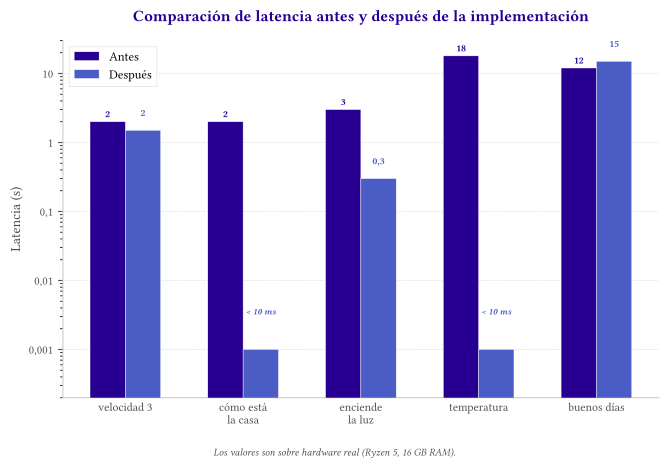

Python code for this plot:
#!/usr/bin/env python3
"""Genera fig_9_1_latencia.pdf — barras agrupadas de latencia antes/después."""

import os
import matplotlib
matplotlib.use('Agg')
import matplotlib.pyplot as plt
import numpy as np

OUTPUT_DIR = os.path.dirname(os.path.abspath(__file__))

# Colores corporativos EPSC
EPSCDark = '#280091'
EPSCMedium = '#4C5CC5'
DarkGray = '#505050'

# Configuración global de fuente
plt.rcParams.update({
    'font.family': 'Linux Libertine O',
    'font.size': 10,
    'axes.unicode_minus': False,
})

# Datos
categorias = np.array([
    'velocidad 3',
    'cómo está\nla casa',
    'enciende\nla luz',
    'temperatura',
    'buenos días',
])
x = np.arange(len(categorias))
width = 0.30

antes = np.array([2.0, 2.0, 3.0, 18.0, 12.0])
despues = np.array([1.5, 0.001, 0.3, 0.001, 15.0])

# --- Figura ---
fig, ax = plt.subplots(figsize=(6.8, 4.8))

barras_antes = ax.bar(
    x - width / 2, antes, width,
    label='Antes',
    color=EPSCDark,
    edgecolor='white',
    linewidth=0.3,
    zorder=3,
)
barras_despues = ax.bar(
    x + width / 2, despues, width,
    label='Después',
    color=EPSCMedium,
    edgecolor='white',
    linewidth=0.3,
    zorder=3,
)

# Etiquetas de valor sobre las barras (excepto valores < 0.01 que son ilegibles)
for bar, val in zip(barras_antes, antes):
    if val >= 0.01:
        ax.text(bar.get_x() + bar.get_width() / 2, bar.get_height() * 1.08,
                f'{val:.0f}' if val >= 1 else f'{val:.1f}'.replace('.', ','),
                ha='center', va='bottom', fontsize=7, color=EPSCDark, fontweight='bold')
for bar, val in zip(barras_despues, despues):
    if val >= 0.01:
        label = f'{val:.0f}' if val >= 1 else f'{val:.1f}'.replace('.', ',')
        ax.text(bar.get_x() + bar.get_width() / 2, bar.get_height() * 1.5,
                label, ha='center', va='bottom', fontsize=7, color=EPSCMedium, fontweight='bold')
    else:
        ax.text(bar.get_x() + bar.get_width() / 2, bar.get_height() * 3,
                '< 10 ms', ha='center', va='bottom', fontsize=6.5, color=EPSCMedium,
                fontweight='bold', style='italic')

# Escala logarítmica
ax.set_yscale('log')
ax.set_ylim(0.0002, 30)

# Ejes
ax.set_ylabel('Latencia (s)', fontsize=10, color=DarkGray)
ax.set_xticks(x)
ax.set_xticklabels(categorias, fontsize=8.5, color=DarkGray)
ax.tick_params(axis='x', length=0)
ax.tick_params(axis='y', labelsize=8.5, colors=DarkGray)

# Ticks del eje Y con coma decimal española
ax.set_yticks([0.001, 0.01, 0.1, 1, 10])
ax.set_yticklabels(['0,001', '0,01', '0,1', '1', '10'])

# Grid limpio
ax.grid(axis='y', alpha=0.25, linestyle='--', linewidth=0.5, color='#888888')
ax.set_axisbelow(True)

# Quitar bordes superior y derecho
ax.spines['top'].set_visible(False)
ax.spines['right'].set_visible(False)
ax.spines['left'].set_color('#CCCCCC')
ax.spines['left'].set_linewidth(0.8)
ax.spines['bottom'].set_color('#CCCCCC')
ax.spines['bottom'].set_linewidth(0.8)

# Leyenda
legend = ax.legend(
    fontsize=9,
    loc='upper left',
    framealpha=0.9,
    edgecolor='#DDDDDD',
    fancybox=False,
)
legend.get_frame().set_linewidth(0.5)

# Título
ax.set_title(
    'Comparación de latencia antes y después de la implementación',
    fontsize=11.5,
    fontweight='bold',
    color=EPSCDark,
    pad=14,
)

# Nota al pie
fig.text(
    0.5, 0.01,
    'Los valores son sobre hardware real (Ryzen 5, 16 GB RAM).',
    ha='center',
    fontsize=7.5,
    color=DarkGray,
    style='italic',
)

# Ajuste final
fig.tight_layout(rect=[0, 0.04, 1, 0.97])

# Guardar
output_path = os.path.join(OUTPUT_DIR, 'gen_fig_9_1_latencia.pdf')
fig.savefig(output_path, bbox_inches='tight', dpi=150)
plt.close(fig)

size_kb = os.path.getsize(output_path) / 1024
print(f'✅ gen_fig_9_1_latencia.pdf generado ({size_kb:.0f} KB)')
